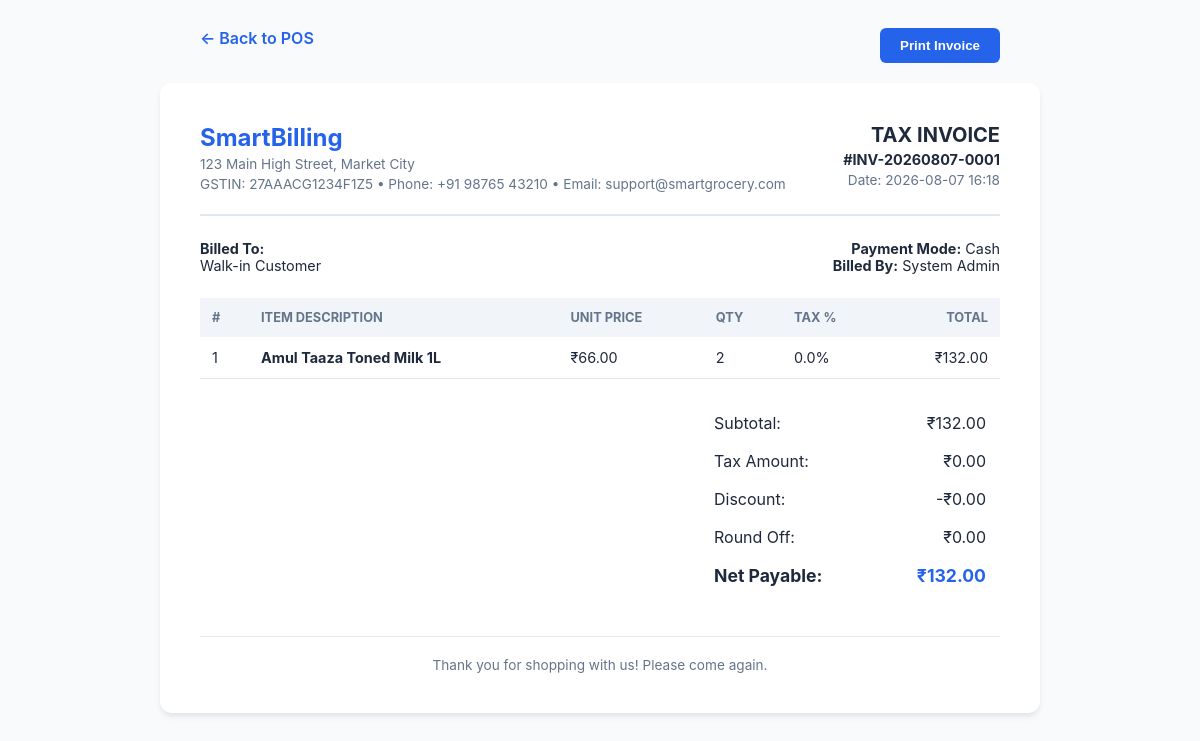
Page /billing/invoice/1 (signed in) on the committed database.
### app/models/setting.py (models this page shows, shortened)
class SystemSetting(db.Model):
    __tablename__ = 'system_settings'
    id = db.Column(db.Integer, primary_key=True, autoincrement=True)
    setting_key = db.Column(db.String(50), unique=True, nullable=False, index=True)
    setting_value = db.Column(db.Text, nullable=True)
    description = db.Column(db.String(255), nullable=True)
    updated_at = db.Column(db.DateTime, default=datetime.utcnow, onupdate=datetime.utcnow)
    @classmethod
    def get(cls, key: str, default: str = None) -> str:
        fallback = default if default is not None else DEFAULT_SETTINGS.get(key, '')
        setting = cls.query.filter_by(setting_key=key).first()
        return setting.setting_value if setting and setting.setting_value is not None else fallback
    @classmethod
    def get_bool(cls, key: str, default: bool = False) -> bool:
        val = cls.get(key, 'on' if default else 'off')
        return val.lower() in ['on', 'true', '1', 'yes']

### app/models/bill.py (models this page shows, shortened)
class Bill(db.Model):
    __tablename__ = 'bills'
    id = db.Column(db.Integer, primary_key=True, autoincrement=True)
    bill_number = db.Column(db.String(50), unique=True, nullable=False, index=True)
    customer_id = db.Column(db.Integer, db.ForeignKey('customers.id'), nullable=True)
    user_id = db.Column(db.Integer, db.ForeignKey('users.id'), nullable=False)
    total_amount = db.Column(db.Float, nullable=False, default=0.0)
    tax_amount = db.Column(db.Float, nullable=False, default=0.0)
    discount_amount = db.Column(db.Float, nullable=False, default=0.0)
    round_off = db.Column(db.Float, nullable=False, default=0.0)
    net_amount = db.Column(db.Float, nullable=False, default=0.0)
    payment_method = db.Column(db.String(30), nullable=False, default='Cash') # Cash, UPI, Card
    status = db.Column(db.String(20), nullable=False, default='Paid') # Paid, Cancelled
    notes = db.Column(db.Text, nullable=True)
    created_at = db.Column(db.DateTime, default=datetime.utcnow, index=True)
    items = db.relationship('BillItem', backref='bill', lazy=True, cascade="all, delete-orphan")
    user = db.relationship('User', backref='bills', lazy=True)

class BillItem(db.Model):
    __tablename__ = 'bill_items'
    id = db.Column(db.Integer, primary_key=True, autoincrement=True)
    bill_id = db.Column(db.Integer, db.ForeignKey('bills.id'), nullable=False)
    product_id = db.Column(db.Integer, db.ForeignKey('products.id'), nullable=False)
    product_name = db.Column(db.String(150), nullable=False)
    unit_price = db.Column(db.Float, nullable=False, default=0.0)
    quantity = db.Column(db.Integer, nullable=False, default=1)
    returned_quantity = db.Column(db.Integer, nullable=False, default=0)
    tax_percent = db.Column(db.Float, nullable=False, default=0.0)
    tax_amount = db.Column(db.Float, nullable=False, default=0.0)
    total_price = db.Column(db.Float, nullable=False, default=0.0)
    product = db.relationship('Product', backref='bill_items', lazy=True)

### app/models/user.py (models this page shows, shortened)
class User(UserMixin, db.Model):
    __tablename__ = 'users'
    id = db.Column(db.Integer, primary_key=True, autoincrement=True)
    username = db.Column(db.String(50), unique=True, nullable=False, index=True)
    email = db.Column(db.String(120), unique=True, nullable=False, index=True)
    password_hash = db.Column(db.String(255), nullable=False)
    full_name = db.Column(db.String(100), nullable=False)
    role = db.Column(db.String(20), nullable=False, default='Admin')  # Admin, Manager, Cashier
    status = db.Column(db.String(20), nullable=False, default='Active')  # Active, Inactive
    profile_image = db.Column(db.String(255), nullable=True)
    last_login_at = db.Column(db.DateTime, nullable=True)
    last_login_ip = db.Column(db.String(45), nullable=True)
    created_at = db.Column(db.DateTime, default=datetime.utcnow)
    updated_at = db.Column(db.DateTime, default=datetime.utcnow, onupdate=datetime.utcnow)

### app/routes/billing_routes.py (the view)
@billing_bp.route('/invoice/<int:id>')
@login_required
def view_invoice(id):
    bill = Bill.query.get_or_404(id)
    store_name = SystemSetting.get('STORE_NAME', 'Smart Grocery Store')
    store_gst = SystemSetting.get('GST_NUMBER', 'GSTIN9988776655')
    store_phone = SystemSetting.get('STORE_PHONE', '+91 98765 43210')
    store_email = SystemSetting.get('STORE_EMAIL', 'info@smartgrocery.com')
    currency = SystemSetting.get('CURRENCY', '₹')
    return render_template(
        'billing/invoice.html',
        bill=bill,
        store_name=store_name,
        store_gst=store_gst,
        store_phone=store_phone,
        store_email=store_email,
        currency=currency
    )

### app/templates/billing/invoice.html (shortened to what this page needs)
<!DOCTYPE html>
<html lang="en">
<head>
</head>
<body>
<div class="no-print" style="max-width: 800px; margin: 0 auto 20px; display: flex; justify-content: space-between;">
  <a href="{{ url_for('billing.pos') }}" style="text-decoration: none; font-weight: 600; color: #2563eb;">← Back to POS</a>
  <button onclick="window.print()" style="background: #2563eb; color: white; border: none; padding: 10px 20px; border-radius: 6px; cursor: pointer; font-weight: 600;">
    Print Invoice
  </button>
</div>
<div class="invoice-card">
  <div class="invoice-header">
    <div style="display: flex; gap: 16px; align-items: center;">
      <div>
        <h1 style="margin: 0; font-size: 1.5rem; color: var(--primary, #2563eb);">{{ store_name or 'Smart Grocery Supermarket' }}</h1>
        {% if store_address %}<p style="margin: 4px 0; font-size: 0.85rem; color: #64748b;">{{ store_address }}</p>{% endif %}
        <p style="margin: 2px 0; font-size: 0.85rem; color: #64748b;">
          {% if gst_number %}GSTIN: {{ gst_number }} &bull; {% endif %}
          {% if store_phone %}Phone: {{ store_phone }}{% endif %}
          {% if store_email %} &bull; Email: {{ store_email }}{% endif %}
        </p>
      </div>
    </div>
    <div style="text-align: right;">
      <h2 style="margin: 0; font-size: 1.25rem;">TAX INVOICE</h2>
      <p style="margin: 4px 0; font-size: 0.9rem; font-weight: 700;">#{{ bill.bill_number }}</p>
      <p style="margin: 2px 0; font-size: 0.85rem; color: #64748b;">Date: {{ bill.created_at.strftime('%Y-%m-%d %H:%M') }}</p>
    </div>
  </div>
  <div style="display: flex; justify-content: space-between; margin-bottom: 24px; font-size: 0.9rem;">
    <div>
      <strong>Billed To:</strong><br>
      {{ bill.customer.name if bill.customer else 'Walk-in Customer' }}<br>
    </div>
    <div style="text-align: right;">
      <strong>Payment Mode:</strong> {{ bill.payment_method }}<br>
      <strong>Billed By:</strong> {{ bill.user.full_name if bill.user else 'Counter' }}
    </div>
  </div>
  <table class="table">
    <thead>
      <tr>
        <th>#</th>
        <th>Item Description</th>
        <th>Unit Price</th>
        <th>Qty</th>
        <th>Tax %</th>
        <th style="text-align: right;">Total</th>
      </tr>
    </thead>
    <tbody>
      {% for item in bill.items %}
      <tr>
        <td>{{ loop.index }}</td>
        <td><strong>{{ item.product_name }}</strong></td>
        <td>{{ currency }}{{ "%.2f"|format(item.unit_price) }}</td>
        <td>{{ item.quantity }}</td>
        <td>{{ item.tax_percent }}%</td>
        <td style="text-align: right;">{{ currency }}{{ "%.2f"|format(item.total_price) }}</td>
      </tr>
      {% endfor %}
    </tbody>
  </table>
  <table class="totals-table">
    <tr>
      <td>Subtotal:</td>
      <td style="text-align: right;">{{ currency }}{{ "%.2f"|format(bill.total_amount) }}</td>
    </tr>
    <tr>
      <td>Tax Amount:</td>
      <td style="text-align: right;">{{ currency }}{{ "%.2f"|format(bill.tax_amount) }}</td>
    </tr>
    <tr>
      <td>Discount:</td>
      <td style="text-align: right;">-{{ currency }}{{ "%.2f"|format(bill.discount_amount) }}</td>
    </tr>
    <tr>
      <td>Round Off:</td>
      <td style="text-align: right;">{{ currency }}{{ "%.2f"|format(bill.round_off) }}</td>
    </tr>
    <tr style="font-weight: 700; font-size: 1.1rem; border-top: 2px solid #1e293b;">
      <td>Net Payable:</td>
      <td style="text-align: right; color: #2563eb;">{{ currency }}{{ "%.2f"|format(bill.net_amount) }}</td>
    </tr>
  </table>
  <div style="margin-top: 40px; text-align: center; font-size: 0.85rem; color: #64748b; border-top: 1px solid #e2e8f0; padding-top: 20px;">
    Thank you for shopping with us! Please come again.
  </div>
</div>
</body>
</html>

### app/templates/billing/invoice.html (style rules this page uses)
body { font-family: 'Inter', sans-serif; background: #f8fafc; color: #1e293b; padding: 20px; }
.invoice-card { background: white; max-width: 800px; margin: 0 auto; padding: 40px; border-radius: 12px; box-shadow: 0 4px 6px -1px rgba(0,0,0,0.1); }
.invoice-header { display: flex; justify-content: space-between; border-bottom: 2px solid #e2e8f0; padding-bottom: 20px; margin-bottom: 24px; }
.table { width: 100%; border-collapse: collapse; margin-top: 24px; }
.table th { background: #f1f5f9; padding: 12px; text-align: left; font-size: 0.8rem; text-transform: uppercase; color: #64748b; }
.table td { padding: 12px; border-bottom: 1px solid #e2e8f0; font-size: 0.9rem; }
.totals-table { margin-left: auto; width: 300px; margin-top: 24px; }
.totals-table td { padding: 8px 12px; }

### rows in the picture
SystemSetting: setting_value "SmartBilling"
SystemSetting: setting_value "123 Main High Street, Market City"
SystemSetting: setting_value "27AAACG1234F1Z5"
SystemSetting: setting_value "+91 98765 43210"
SystemSetting: setting_value "support@smartgrocery.com"
Bill: bill_number "INV-20260807-0001", created_at "2026-08-07 16:18", payment_method "Cash", total_amount "132.00", tax_amount "0.00", discount_amount "0.00", round_off "0.00", net_amount "132.00"
User: user "System Admin"
BillItem: product_name "Amul Taaza Toned Milk 1L", currency "₹", unit_price "66.00", quantity "2", tax_percent "0.0", total_price "132.00"

### other values in the picture
{{ bill.customer.name if bill.customer else 'Walk-in Customer' }} "Walk-in Customer"
{{ currency }} "₹"
